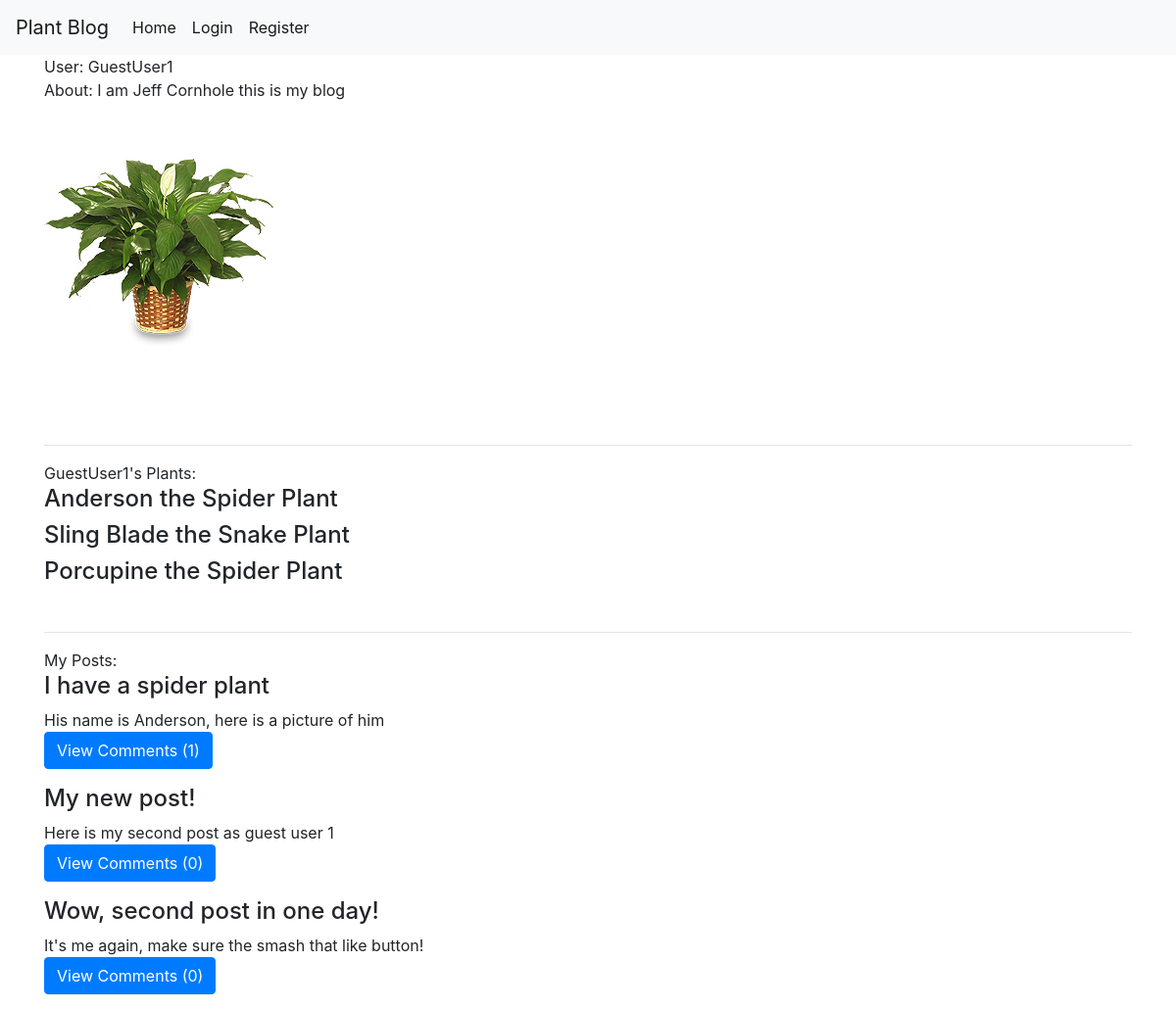
/profiles/user/GuestUser1, run on the app's committed database.
### profiles/models.py (models this page shows, shortened)
class UserProfile(models.Model):
  user = models.OneToOneField(User, unique=True, on_delete=models.CASCADE, primary_key=True)
  profile_image = models.ImageField(default='default_profile.jpg', upload_to='profile_pic', blank=True)
  about = models.CharField(max_length=600, default='', blank=True)
  zipcode = models.CharField(max_length=5, default='', blank=True)
  requires_comment_validation = models.BooleanField(default=False)
  following = models.ManyToManyField('self', through='FollowedUser', symmetrical=False, related_name='is_following')

class UserPlant(models.Model):
  user = models.ForeignKey(User, on_delete=models.CASCADE)
  plant = models.ForeignKey('plants.Plant', on_delete=models.CASCADE)
  nickname = models.CharField(max_length=25, default='')
  userplant_image = models.ImageField(upload_to='userplant_pic', blank=True)

### plants/models.py (models this page shows, shortened)
class Plant(models.Model):
  name = models.CharField(max_length=80)
  bionominal = models.CharField(max_length=80)
  description = models.TextField()
  sun_pref_choices = [
      ('1', "High"),
      ('2', "Med/High"),
      ('3', "Med"),
      ('4', "Med/Low"),
      ('5', "Low"),
      ('6', "Any")]
  sun_pref = models.CharField(max_length=10, choices=sun_pref_choices)
  water_freq = models.IntegerField()
  fertilizer_freq = models.IntegerField()

### posts/models.py (models this page shows, shortened)
class Post(models.Model):
  author = models.ForeignKey(User, on_delete=models.CASCADE)
  title = models.CharField(max_length=200)
  text = models.TextField()
  post_image = models.ImageField(upload_to='post_picture', blank=True)
  created_dt = models.DateTimeField(default=timezone.now)
  published_dt = models.DateTimeField(blank=True, null=True)

### profiles/views.py (the view)
# urls.py: path('user/<str:username>', views.profile, name='profile'),
def profile(request, **kwargs):
  user = get_object_or_404(User, username=kwargs.get('username'))
  context = {
    'user_profile':UserProfile.objects.get(user=user),
    'user_plants':UserPlant.objects.filter(user=user),
    'posts':Post.objects.filter(author=user)
    }
  return render(request, 'profiles/user.html', context)

### profiles/templates/profiles/user.html (shortened to what this page needs)
{% extends "base.html" %}
{% block content %}
  User: {{ user_profile.user }} <br>
  About: {{ user_profile.about }} <br>
  <div class="media">
    <img src="{{ user_profile.profile_image.url }}"> <br>
  </div><br><br>
  <hr>
  {{ user_profile.user }}'s Plants:
  {% for plant in user_plants %}
    <h4> {{ plant.nickname }} the {{ plant.plant.name }} </h4>
  {% endfor %}
  <br>
  <hr>
   My Posts: <br>
  {% for post in posts %}
    <h4> {{ post.title }} </h4>
    {{ post.text }} <br>
    <p>
      <a class="btn btn-primary" data-toggle="collapse" href="#collapseExample" role="button" aria-expanded="false" aria-controls="collapseExample">
        View Comments ({{post.comments.all.count}})
      </a>
    </p>
  {% endfor %}
{% endblock %}

### templates/base.html (shortened to what this page needs)
{% load static %}
<html>
<head>
    <link rel="stylesheet" href="{% static 'main.css' %}">
    <link rel="stylesheet" href="https://maxcdn.bootstrapcdn.com/bootstrap/4.0.0/css/bootstrap.min.css">
</head>
<body>
<nav class="navbar navbar-expand-lg navbar-light bg-light">
  <a class="navbar-brand" href="#">Plant Blog</a>
  <div class="collapse navbar-collapse" id="navbarNav">
    <ul class="navbar-nav">
        <a class="nav-item nav-link active" href="{% url 'plants:home' %}">Home</a>
        {% if user.is_authenticated %}
        <a class="nav-item nav-link active" href="{% url 'profiles:redirect_home' %}">My Profile</a>
        <a class="nav-item nav-link" href="{% url 'profiles:logout' %}">Logout</a>
        {% else %}
        <a class="nav-item nav-link active" href="{% url 'profiles:login' %}">Login</a>
        <a class="nav-item nav-link active" href="{% url 'profiles:register' %}">Register</a>
        {% endif %}
    </ul>
  </div>
</nav>
<main role="main" class="container">
      {% block content %}
      {% endblock %}
</main>
</body>
</html>

### static/main.css (style rules this page uses)
h2, h3, h4, h5, h6 { color: green; }
body { background: green; color: green; margin-top: 5rem; }

### data on the page
UserProfile: user "GuestUser1", about "I am Jeff Cornhole this is my blog", profile_image (picture)
UserPlant: nickname "Anderson", plant.name "Spider Plant"
UserPlant: nickname "Sling Blade", plant.name "Snake Plant"
UserPlant: nickname "Porcupine", plant.name "Spider Plant"
Post: title "I have a spider plant", text "His name is Anderson, here is a picture of him", comments.all.count "1"
Post: title "My new post!", text "Here is my second post as guest user 1", comments.all.count "0"
Post: title "Wow, second post in one day!", text "It's me again, make sure the smash that like button!", comments.all.count "0"
